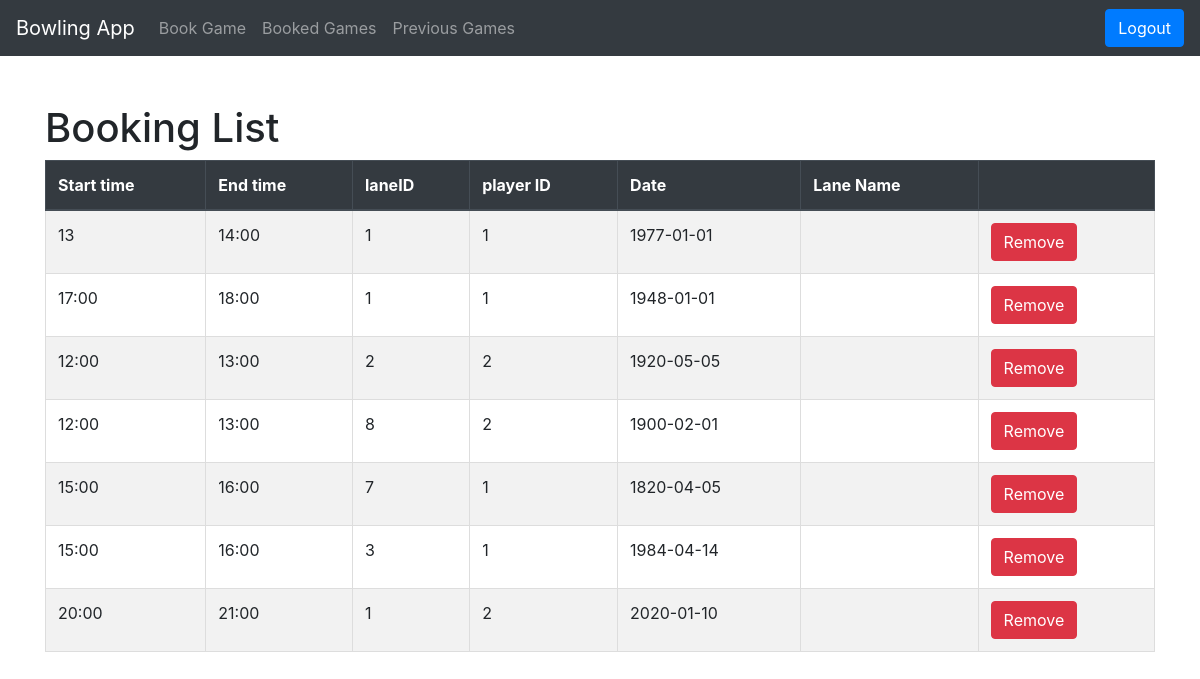
Before: /bookings with the older database file.
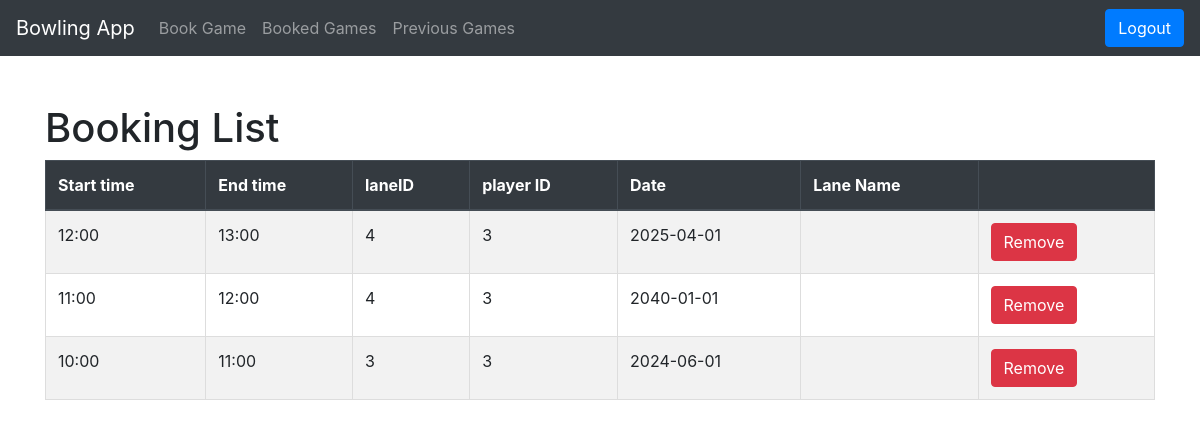
After: the same page with the newer database file.
### tables this page shows
CREATE TABLE Bookings (bookingId INTEGER PRIMARY KEY AUTOINCREMENT, startTime time, endTime time, laneID INTEGER REFERENCES BowlingLanes (laneID), playerID INTEGER REFERENCES Players (playerID), date date);

### app.py (the view)
@app.route('/bookings', methods=["GET"])
def get_bookings():
    return render_template("bookings.html", bookings=query_db('SELECT * FROM Bookings'))

### test.py (called while the page is built)
def get_db():
    db = getattr(g, '_database', None)
    if db is None:
        db = g._database = sqlite3.connect(DATABASE)
        db.row_factory = sqlite3.Row
    return db

def query_db(query, args=(), one=False, commit=False):
    try:
            if commit:
                db = get_db()
                cur = db.execute(query, args)
                db.commit()
                cur.close()
                return None
            cur = get_db().execute(query, args)
            rv = cur.fetchall()
            cur.close()
            return (rv[0] if rv else None) if one else rv
    except sqlite3.Error as e:
            print("SQLite error:", e)
            return e  # Or raise an exception if needed

### template/bookings.html (shortened to what this page needs)
<!DOCTYPE html>
<html lang="en">
<head>
    <link rel="stylesheet" href="https://maxcdn.bootstrapcdn.com/bootstrap/4.5.2/css/bootstrap.min.css">
</head>
<body>
    <nav class="navbar navbar-expand-lg navbar-dark bg-dark">
        <a class="navbar-brand" href="/logged_in">Bowling App</a>
        <div class="collapse navbar-collapse" id="navbarNav">
            <ul class="navbar-nav">
                <li class="nav-item">
                    <a class="nav-link" href="/book_game">Book Game</a>
                </li>
                <li class="nav-item">
                    <a class="nav-link" href="/booked_games">Booked Games</a>
                </li>
                <li class="nav-item">
                    <a class="nav-link" href="/previous_games">Previous Games</a>
                </li>
            </ul>
        </div>
        <form action="/logout" method="POST" class="ml-auto">
            <button type="submit" class="btn btn-primary">Logout</button>
        </form>
    </nav>
    <div class="container">
        <h1 class="mt-5">Booking List</h1>
        <table class="table table-striped">
            <thead class="thead-dark">
            <tr>
                <th>Start time</th>
                <th>End time</th>
                <th>laneID</th>
                <th>player ID</th>
                <th>Date</th>
                <th>Lane Name</th>
                <th></th>
            </tr>
        </thead>
        <tbody>
            {% for booking in bookings %}
            <tr>
                <td>{{ booking['startTime'] }}</td>
                <td>{{ booking['endTime'] }}</td>
                <td>{{ booking['laneID'] }}</td>
                <td>{{ booking['playerID'] }}</td>
                <td>{{ booking['date'] }}</td>
                <td>{{ booking['laneName'] }}</td>
                <td>
                    <form action="/remove_booking" method="POST">
                        <button type="submit" class="btn btn-danger">Remove</button>
                    </form>
                </td>
            </tr>
            {% endfor %}
        </tbody>
    </table>
</div>
</body>
</html>

### template/bookings.html (style rules this page uses)
table { width: 100%; border-collapse: collapse; }
th, td { border: 1px solid #ddd; padding: 8px; text-align: left; }
th { background-color: #f2f2f2; }

Changed rows visible on the page:
removed Bookings: startTime "13", endTime "14:00", laneID "1", playerID "1", date "1977-01-01"
removed Bookings: startTime "17:00", endTime "18:00", laneID "1", playerID "1", date "1948-01-01"
removed Bookings: startTime "12:00", endTime "13:00", laneID "2", playerID "2", date "1920-05-05"
removed Bookings: startTime "12:00", endTime "13:00", laneID "8", playerID "2", date "1900-02-01"
removed Bookings: startTime "15:00", endTime "16:00", laneID "7", playerID "1", date "1820-04-05"
removed Bookings: startTime "15:00", endTime "16:00", laneID "3", playerID "1", date "1984-04-14"
removed Bookings: startTime "20:00", endTime "21:00", laneID "1", playerID "2", date "2020-01-10"
added Bookings: startTime "12:00", endTime "13:00", laneID "4", playerID "3", date "2025-04-01"
added Bookings: startTime "11:00", endTime "12:00", laneID "4", playerID "3", date "2040-01-01"
added Bookings: startTime "10:00", endTime "11:00", laneID "3", playerID "3", date "2024-06-01"
